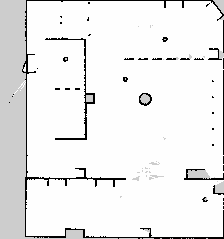
#> input picture TheMap.png, 224 x 239 px
$ jupyter execute Untitled1.ipynb   (shell and % lines are left out)
#> lines starting #> are read from the running program, lines starting #| are printed output that depends on the picture; after the words box and inside, x2 and y2 are one past the last pixel; in counts of white or black regions, pixels touching at a corner belong together
[cell 1]
import cv2
import numpy as np
import matplotlib.pyplot as plt
print("Done!")

img = cv2.imread("TheMap.png")
#> img is the input picture: shape (239, 224, 3); min 0, max 254, mean 236.9
print("Image read!")

#img = cv2.resize(img, (0,0), fx= 2, fy= 2)
print("Image displayed!")

Converting all images in the folder to PNG from PGM

[cell 2]
#Conversion
import os
from PIL import Image

for file in os.listdir():
    filename, extension = os.path.splitext(file)
    if extension == ".pgm":
        new_file = "{}.jpg".format(filename)
        with Image.open(file) as im:
            im.save(new_file)

Simple display on matplotlib

[cell 3]
import matplotlib.pyplot as plt
import matplotlib.image as mpimg
img = mpimg.imread("MapUnlearnt.jpg")
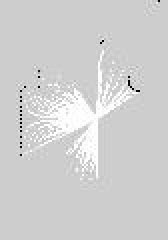
#> input picture MapUnlearnt.jpg, 84 x 120 px (shown 2 times larger)
#> img is the input picture: shape (120, 84); min 0, max 255, mean 208
imgplot = plt.imshow(img, cmap="gray")
plt.show()

Isolating the wall using opencv

[cell 4]
import cv2
import numpy as np
testimg = cv2.imread("MapUnlearnt.jpg")
grayscaled = cv2.cvtColor(testimg,cv2.COLOR_BGR2GRAY)
retval, threshold = cv2.threshold(grayscaled, 100, 255, cv2.THRESH_BINARY_INV)
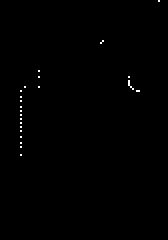
#> threshold: shape (120, 84) (shown 2 times larger); 0.29% white in thin lines or dots, all inside (x1, y1, x2, y2) = (10, 0, 80, 78)
retval2, threshold2 = cv2.threshold(grayscaled, 230, 255, cv2.THRESH_BINARY_INV)
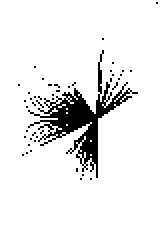
#> threshold2: shape (120, 84) (shown 2 times larger); 92.3% white; 45 black regions (44 under 20 px), largest, box (x1, y1, x2, y2) and area: (14, 25, 69, 89) 715

[cell 5]
plt.figure()
f, axarr = plt.subplots(1,2)
axarr[0].imshow(threshold, cmap="gray")
axarr[1].imshow(threshold2, cmap="gray")
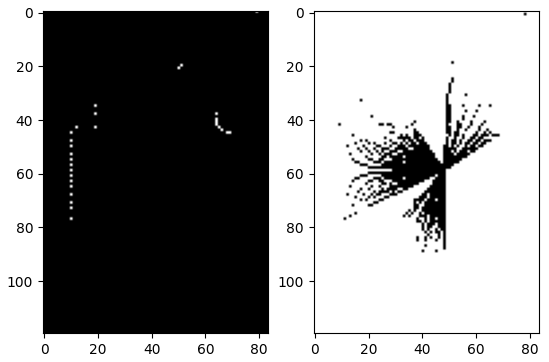
#> figure drawn by matplotlib, 2 panels

[cell 6]
dstHolder = cv2.Mat(threshold2)
maskHolder = cv2.Mat(threshold2)
subtracted = cv2.subtract(threshold2, threshold, dstHolder, maskHolder, -1)
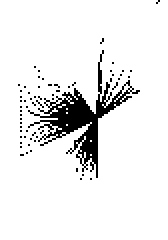
#> subtracted: shape (120, 84) (shown 2 times larger); 92% white; 63 black regions (62 under 20 px), largest, box (x1, y1, x2, y2) and area: (14, 25, 70, 89) 722
